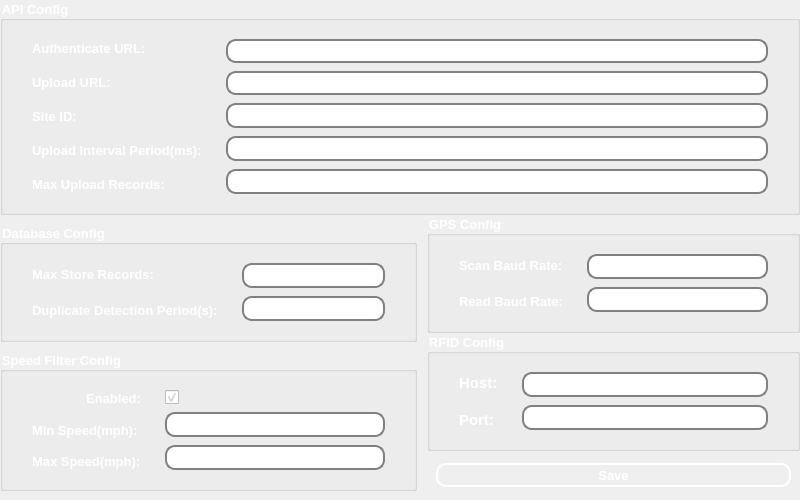
<?xml version="1.0" encoding="UTF-8"?>
<ui version="4.0">
 <class>SettingsScreen</class>
 <widget class="QWidget" name="SettingsScreen">
  <property name="geometry">
   <rect>
    <x>0</x>
    <y>0</y>
    <width>800</width>
    <height>500</height>
   </rect>
  </property>
  <property name="minimumSize">
   <size>
    <width>790</width>
    <height>500</height>
   </size>
  </property>
  <property name="windowTitle">
   <string>Settings</string>
  </property>
  <property name="styleSheet">
   <string notr="true"/>
  </property>
  <layout class="QVBoxLayout" name="verticalLayout_1">
   <property name="spacing">
    <number>0</number>
   </property>
   <property name="leftMargin">
    <number>0</number>
   </property>
   <property name="topMargin">
    <number>0</number>
   </property>
   <property name="rightMargin">
    <number>0</number>
   </property>
   <property name="bottomMargin">
    <number>0</number>
   </property>
   <item>
    <layout class="QVBoxLayout" name="verticalLayout">
     <item>
      <widget class="QGroupBox" name="groupBox_5">
       <property name="sizePolicy">
        <sizepolicy hsizetype="Preferred" vsizetype="Maximum">
         <horstretch>0</horstretch>
         <verstretch>0</verstretch>
        </sizepolicy>
       </property>
       <property name="font">
        <font>
         <pointsize>10</pointsize>
         <bold>true</bold>
        </font>
       </property>
       <property name="styleSheet">
        <string notr="true">QGroupBox::title {  
    color: white;  /* Change 'blue' to any color you want */ 
}</string>
       </property>
       <property name="title">
        <string>API Config</string>
       </property>
       <layout class="QHBoxLayout" name="horizontalLayout_1">
        <property name="leftMargin">
         <number>20</number>
        </property>
        <property name="rightMargin">
         <number>20</number>
        </property>
        <item>
         <widget class="QWidget" name="widget_1" native="true">
          <property name="sizePolicy">
           <sizepolicy hsizetype="Preferred" vsizetype="Maximum">
            <horstretch>0</horstretch>
            <verstretch>0</verstretch>
           </sizepolicy>
          </property>
          <layout class="QHBoxLayout" name="horizontalLayout_2">
           <property name="leftMargin">
            <number>0</number>
           </property>
           <property name="topMargin">
            <number>0</number>
           </property>
           <property name="rightMargin">
            <number>0</number>
           </property>
           <property name="bottomMargin">
            <number>0</number>
           </property>
           <item>
            <widget class="QWidget" name="widget_3" native="true">
             <property name="sizePolicy">
              <sizepolicy hsizetype="Maximum" vsizetype="Preferred">
               <horstretch>0</horstretch>
               <verstretch>0</verstretch>
              </sizepolicy>
             </property>
             <layout class="QVBoxLayout" name="verticalLayout_2">
              <property name="spacing">
               <number>15</number>
              </property>
              <item>
               <widget class="QLabel" name="label_1">
                <property name="font">
                 <font>
                  <pointsize>10</pointsize>
                  <bold>true</bold>
                 </font>
                </property>
                <property name="styleSheet">
                 <string notr="true">QLabel {  
    color: white;  /* Change 'blue' to your preferred color */  
}  </string>
                </property>
                <property name="text">
                 <string>Authenticate URL:</string>
                </property>
               </widget>
              </item>
              <item>
               <widget class="QLabel" name="label_2">
                <property name="font">
                 <font>
                  <pointsize>10</pointsize>
                  <bold>true</bold>
                 </font>
                </property>
                <property name="styleSheet">
                 <string notr="true">QLabel {  
    color: white;  /* Change 'blue' to your preferred color */  
}  </string>
                </property>
                <property name="text">
                 <string>Upload URL:</string>
                </property>
               </widget>
              </item>
              <item>
               <widget class="QLabel" name="label_3">
                <property name="font">
                 <font>
                  <pointsize>10</pointsize>
                  <bold>true</bold>
                 </font>
                </property>
                <property name="styleSheet">
                 <string notr="true">QLabel {  
    color: white;  /* Change 'blue' to your preferred color */  
}  </string>
                </property>
                <property name="text">
                 <string>Site ID:</string>
                </property>
               </widget>
              </item>
              <item>
               <widget class="QLabel" name="label_4">
                <property name="font">
                 <font>
                  <pointsize>10</pointsize>
                  <bold>true</bold>
                 </font>
                </property>
                <property name="styleSheet">
                 <string notr="true">QLabel {  
    color: white;  /* Change 'blue' to your preferred color */  
}  </string>
                </property>
                <property name="text">
                 <string>Upload Interval Period(ms):</string>
                </property>
               </widget>
              </item>
              <item>
               <widget class="QLabel" name="label_5">
                <property name="font">
                 <font>
                  <pointsize>10</pointsize>
                  <bold>true</bold>
                 </font>
                </property>
                <property name="styleSheet">
                 <string notr="true">QLabel {  
    color: white;  /* Change 'blue' to your preferred color */  
}  </string>
                </property>
                <property name="text">
                 <string>Max Upload Records:</string>
                </property>
               </widget>
              </item>
             </layout>
            </widget>
           </item>
           <item>
            <widget class="QWidget" name="widget_2" native="true">
             <property name="sizePolicy">
              <sizepolicy hsizetype="Preferred" vsizetype="Maximum">
               <horstretch>0</horstretch>
               <verstretch>0</verstretch>
              </sizepolicy>
             </property>
             <property name="styleSheet">
              <string notr="true">QLineEdit {  
    border: 2px solid gray;  
    border-radius: 10px;  
    padding: 2 8 2 8 px;  
    background: white;  
    selection-background-color: darkgray;  
}  </string>
             </property>
             <layout class="QVBoxLayout" name="verticalLayout_3">
              <property name="spacing">
               <number>8</number>
              </property>
              <item>
               <widget class="QLineEdit" name="edit_auth0_url">
                <property name="font">
                 <font>
                  <pointsize>7</pointsize>
                  <bold>false</bold>
                 </font>
                </property>
                <property name="text">
                 <string/>
                </property>
               </widget>
              </item>
              <item>
               <widget class="QLineEdit" name="edit_record_url">
                <property name="font">
                 <font>
                  <pointsize>7</pointsize>
                  <bold>false</bold>
                 </font>
                </property>
                <property name="text">
                 <string/>
                </property>
               </widget>
              </item>
              <item>
               <widget class="QLineEdit" name="edit_site_id">
                <property name="font">
                 <font>
                  <pointsize>10</pointsize>
                  <bold>true</bold>
                 </font>
                </property>
                <property name="text">
                 <string/>
                </property>
               </widget>
              </item>
              <item>
               <widget class="QLineEdit" name="edit_record_interval_ms">
                <property name="font">
                 <font>
                  <pointsize>10</pointsize>
                  <bold>true</bold>
                 </font>
                </property>
               </widget>
              </item>
              <item>
               <widget class="QLineEdit" name="edit_max_upload_records">
                <property name="font">
                 <font>
                  <pointsize>10</pointsize>
                  <bold>true</bold>
                 </font>
                </property>
               </widget>
              </item>
             </layout>
            </widget>
           </item>
          </layout>
         </widget>
        </item>
       </layout>
      </widget>
     </item>
     <item>
      <layout class="QHBoxLayout" name="horizontalLayout">
       <item>
        <layout class="QVBoxLayout" name="verticalLayout_4">
         <item>
          <widget class="QGroupBox" name="groupBox_db">
           <property name="sizePolicy">
            <sizepolicy hsizetype="Preferred" vsizetype="Maximum">
             <horstretch>0</horstretch>
             <verstretch>0</verstretch>
            </sizepolicy>
           </property>
           <property name="font">
            <font>
             <pointsize>10</pointsize>
             <bold>true</bold>
            </font>
           </property>
           <property name="styleSheet">
            <string notr="true">QGroupBox::title {  
    color: white;  /* Change 'blue' to any color you want */ 
}</string>
           </property>
           <property name="title">
            <string>Database Config</string>
           </property>
           <layout class="QHBoxLayout" name="horizontalLayout_3">
            <property name="leftMargin">
             <number>20</number>
            </property>
            <property name="rightMargin">
             <number>20</number>
            </property>
            <item>
             <widget class="QWidget" name="widget_db" native="true">
              <property name="sizePolicy">
               <sizepolicy hsizetype="Preferred" vsizetype="Maximum">
                <horstretch>0</horstretch>
                <verstretch>0</verstretch>
               </sizepolicy>
              </property>
              <layout class="QHBoxLayout" name="horizontalLayout_4">
               <property name="leftMargin">
                <number>0</number>
               </property>
               <property name="topMargin">
                <number>0</number>
               </property>
               <property name="rightMargin">
                <number>0</number>
               </property>
               <property name="bottomMargin">
                <number>0</number>
               </property>
               <item>
                <widget class="QWidget" name="widget_10" native="true">
                 <property name="sizePolicy">
                  <sizepolicy hsizetype="Maximum" vsizetype="Preferred">
                   <horstretch>0</horstretch>
                   <verstretch>0</verstretch>
                  </sizepolicy>
                 </property>
                 <layout class="QVBoxLayout" name="verticalLayout_5">
                  <property name="spacing">
                   <number>15</number>
                  </property>
                  <item>
                   <widget class="QLabel" name="label_10">
                    <property name="font">
                     <font>
                      <pointsize>10</pointsize>
                      <bold>true</bold>
                     </font>
                    </property>
                    <property name="styleSheet">
                     <string notr="true">QLabel {  
    color: white;  /* Change 'blue' to your preferred color */  
}  </string>
                    </property>
                    <property name="text">
                     <string>Max Store Records:</string>
                    </property>
                   </widget>
                  </item>
                  <item>
                   <widget class="QLabel" name="label_11">
                    <property name="font">
                     <font>
                      <pointsize>10</pointsize>
                      <bold>true</bold>
                     </font>
                    </property>
                    <property name="styleSheet">
                     <string notr="true">QLabel {  
    color: white;  /* Change 'blue' to your preferred color */  
}  </string>
                    </property>
                    <property name="text">
                     <string>Duplicate Detection Period(s):</string>
                    </property>
                   </widget>
                  </item>
                 </layout>
                </widget>
               </item>
               <item>
                <widget class="QWidget" name="widget_9" native="true">
                 <property name="sizePolicy">
                  <sizepolicy hsizetype="Preferred" vsizetype="Maximum">
                   <horstretch>0</horstretch>
                   <verstretch>0</verstretch>
                  </sizepolicy>
                 </property>
                 <property name="styleSheet">
                  <string notr="true">QLineEdit {  
    border: 2px solid gray;  
    border-radius: 10px;  
    padding: 2 8 2 8 px;  
    background: white;  
    selection-background-color: darkgray;  
}  </string>
                 </property>
                 <layout class="QVBoxLayout" name="verticalLayout_6">
                  <property name="spacing">
                   <number>8</number>
                  </property>
                  <item>
                   <widget class="QLineEdit" name="edit_max_records">
                    <property name="font">
                     <font>
                      <pointsize>10</pointsize>
                      <bold>true</bold>
                     </font>
                    </property>
                    <property name="text">
                     <string/>
                    </property>
                   </widget>
                  </item>
                  <item>
                   <widget class="QLineEdit" name="edit_duplicate_detection_seconds">
                    <property name="font">
                     <font>
                      <pointsize>10</pointsize>
                      <bold>true</bold>
                     </font>
                    </property>
                    <property name="text">
                     <string/>
                    </property>
                   </widget>
                  </item>
                 </layout>
                </widget>
               </item>
              </layout>
             </widget>
            </item>
           </layout>
          </widget>
         </item>
         <item>
          <widget class="QGroupBox" name="groupBox_speed">
           <property name="sizePolicy">
            <sizepolicy hsizetype="Preferred" vsizetype="Maximum">
             <horstretch>0</horstretch>
             <verstretch>0</verstretch>
            </sizepolicy>
           </property>
           <property name="font">
            <font>
             <pointsize>10</pointsize>
             <bold>true</bold>
            </font>
           </property>
           <property name="styleSheet">
            <string notr="true">QGroupBox::title {  
    color: white;  /* Change 'blue' to any color you want */ 
}</string>
           </property>
           <property name="title">
            <string>Speed Filter Config</string>
           </property>
           <layout class="QHBoxLayout" name="horizontalLayout_5">
            <property name="leftMargin">
             <number>20</number>
            </property>
            <property name="rightMargin">
             <number>20</number>
            </property>
            <item>
             <widget class="QWidget" name="widget_11" native="true">
              <property name="sizePolicy">
               <sizepolicy hsizetype="Preferred" vsizetype="Maximum">
                <horstretch>0</horstretch>
                <verstretch>0</verstretch>
               </sizepolicy>
              </property>
              <layout class="QHBoxLayout" name="horizontalLayout_6">
               <property name="leftMargin">
                <number>0</number>
               </property>
               <property name="topMargin">
                <number>0</number>
               </property>
               <property name="rightMargin">
                <number>0</number>
               </property>
               <property name="bottomMargin">
                <number>0</number>
               </property>
               <item>
                <widget class="QWidget" name="widget_13" native="true">
                 <property name="sizePolicy">
                  <sizepolicy hsizetype="Maximum" vsizetype="Preferred">
                   <horstretch>0</horstretch>
                   <verstretch>0</verstretch>
                  </sizepolicy>
                 </property>
                 <layout class="QVBoxLayout" name="verticalLayout_7">
                  <property name="spacing">
                   <number>15</number>
                  </property>
                  <item>
                   <widget class="QLabel" name="label_12">
                    <property name="font">
                     <font>
                      <pointsize>10</pointsize>
                      <bold>true</bold>
                     </font>
                    </property>
                    <property name="styleSheet">
                     <string notr="true">QLabel {  
    color: white;  /* Change 'blue' to your preferred color */  
}  </string>
                    </property>
                    <property name="text">
                     <string>Enabled:</string>
                    </property>
                    <property name="alignment">
                     <set>Qt::AlignmentFlag::AlignRight|Qt::AlignmentFlag::AlignTrailing|Qt::AlignmentFlag::AlignVCenter</set>
                    </property>
                   </widget>
                  </item>
                  <item>
                   <widget class="QLabel" name="label_13">
                    <property name="font">
                     <font>
                      <pointsize>10</pointsize>
                      <bold>true</bold>
                     </font>
                    </property>
                    <property name="styleSheet">
                     <string notr="true">QLabel {  
    color: white;  /* Change 'blue' to your preferred color */  
}  </string>
                    </property>
                    <property name="text">
                     <string>Min Speed(mph):</string>
                    </property>
                   </widget>
                  </item>
                  <item>
                   <widget class="QLabel" name="label_14">
                    <property name="font">
                     <font>
                      <pointsize>10</pointsize>
                      <bold>true</bold>
                     </font>
                    </property>
                    <property name="styleSheet">
                     <string notr="true">QLabel {  
    color: white;  /* Change 'blue' to your preferred color */  
}  </string>
                    </property>
                    <property name="text">
                     <string>Max Speed(mph):</string>
                    </property>
                   </widget>
                  </item>
                 </layout>
                </widget>
               </item>
               <item>
                <widget class="QWidget" name="widget_12" native="true">
                 <property name="sizePolicy">
                  <sizepolicy hsizetype="Preferred" vsizetype="Maximum">
                   <horstretch>0</horstretch>
                   <verstretch>0</verstretch>
                  </sizepolicy>
                 </property>
                 <property name="styleSheet">
                  <string notr="true">QLineEdit {  
    border: 2px solid gray;  
    border-radius: 10px;  
    padding: 2 8 2 8 px;  
    background: white;  
    selection-background-color: darkgray;  
}  </string>
                 </property>
                 <layout class="QVBoxLayout" name="verticalLayout_8">
                  <property name="spacing">
                   <number>8</number>
                  </property>
                  <item>
                   <widget class="QCheckBox" name="speed_enabled">
                    <property name="font">
                     <font>
                      <pointsize>7</pointsize>
                      <bold>true</bold>
                     </font>
                    </property>
                    <property name="focusPolicy">
                     <enum>Qt::FocusPolicy::StrongFocus</enum>
                    </property>
                    <property name="layoutDirection">
                     <enum>Qt::LayoutDirection::LeftToRight</enum>
                    </property>
                    <property name="styleSheet">
                     <string notr="true">QCheckBox{
	color: white; 
}

QCheckBox::indicator {  
    width: 14px;  
    height: 14px;  
}  

QCheckBox::indicator:unchecked {  
    border: 2px solid gray;  
    background-color: white;  
}

QCheckBox::indicator:checked { 
	border: 2px solid gray;   
    image: url(:/img/checkmark.png);  /* Use a custom image if needed */  
 }</string>
                    </property>
                    <property name="text">
                     <string/>
                    </property>
                    <property name="shortcut">
                     <string/>
                    </property>
                    <property name="checked">
                     <bool>true</bool>
                    </property>
                   </widget>
                  </item>
                  <item>
                   <widget class="QLineEdit" name="edit_min_speed">
                    <property name="font">
                     <font>
                      <pointsize>10</pointsize>
                      <bold>true</bold>
                     </font>
                    </property>
                    <property name="text">
                     <string/>
                    </property>
                   </widget>
                  </item>
                  <item>
                   <widget class="QLineEdit" name="edit_max_speed">
                    <property name="font">
                     <font>
                      <pointsize>10</pointsize>
                      <bold>true</bold>
                     </font>
                    </property>
                    <property name="text">
                     <string/>
                    </property>
                   </widget>
                  </item>
                 </layout>
                </widget>
               </item>
              </layout>
             </widget>
            </item>
           </layout>
          </widget>
         </item>
        </layout>
       </item>
       <item>
        <spacer name="horizontalSpacer">
         <property name="orientation">
          <enum>Qt::Orientation::Horizontal</enum>
         </property>
         <property name="sizeType">
          <enum>QSizePolicy::Policy::Minimum</enum>
         </property>
         <property name="sizeHint" stdset="0">
          <size>
           <width>10</width>
           <height>20</height>
          </size>
         </property>
        </spacer>
       </item>
       <item>
        <layout class="QVBoxLayout" name="verticalLayout_9">
         <item>
          <widget class="QGroupBox" name="groupBox_gps">
           <property name="sizePolicy">
            <sizepolicy hsizetype="Preferred" vsizetype="Maximum">
             <horstretch>0</horstretch>
             <verstretch>0</verstretch>
            </sizepolicy>
           </property>
           <property name="font">
            <font>
             <pointsize>10</pointsize>
             <bold>true</bold>
            </font>
           </property>
           <property name="styleSheet">
            <string notr="true">QGroupBox::title {  
    color: white;  /* Change 'blue' to any color you want */ 
}</string>
           </property>
           <property name="title">
            <string>GPS Config</string>
           </property>
           <layout class="QHBoxLayout" name="horizontalLayout_7">
            <property name="leftMargin">
             <number>20</number>
            </property>
            <property name="rightMargin">
             <number>20</number>
            </property>
            <item>
             <widget class="QWidget" name="widget_gps" native="true">
              <property name="sizePolicy">
               <sizepolicy hsizetype="Preferred" vsizetype="Maximum">
                <horstretch>0</horstretch>
                <verstretch>0</verstretch>
               </sizepolicy>
              </property>
              <layout class="QHBoxLayout" name="horizontalLayout_8">
               <property name="leftMargin">
                <number>0</number>
               </property>
               <property name="topMargin">
                <number>0</number>
               </property>
               <property name="rightMargin">
                <number>0</number>
               </property>
               <property name="bottomMargin">
                <number>0</number>
               </property>
               <item>
                <widget class="QWidget" name="widget_7" native="true">
                 <property name="sizePolicy">
                  <sizepolicy hsizetype="Maximum" vsizetype="Preferred">
                   <horstretch>0</horstretch>
                   <verstretch>0</verstretch>
                  </sizepolicy>
                 </property>
                 <layout class="QVBoxLayout" name="verticalLayout_10">
                  <property name="spacing">
                   <number>15</number>
                  </property>
                  <item>
                   <widget class="QLabel" name="label_8">
                    <property name="font">
                     <font>
                      <pointsize>10</pointsize>
                      <bold>true</bold>
                     </font>
                    </property>
                    <property name="styleSheet">
                     <string notr="true">QLabel {  
    color: white;  /* Change 'blue' to your preferred color */  
}  </string>
                    </property>
                    <property name="text">
                     <string>Scan Baud Rate:</string>
                    </property>
                   </widget>
                  </item>
                  <item>
                   <widget class="QLabel" name="label_9">
                    <property name="font">
                     <font>
                      <pointsize>10</pointsize>
                      <bold>true</bold>
                     </font>
                    </property>
                    <property name="styleSheet">
                     <string notr="true">QLabel {  
    color: white;  /* Change 'blue' to your preferred color */  
}  </string>
                    </property>
                    <property name="text">
                     <string>Read Baud Rate:</string>
                    </property>
                   </widget>
                  </item>
                 </layout>
                </widget>
               </item>
               <item>
                <widget class="QWidget" name="widget_6" native="true">
                 <property name="sizePolicy">
                  <sizepolicy hsizetype="Preferred" vsizetype="Maximum">
                   <horstretch>0</horstretch>
                   <verstretch>0</verstretch>
                  </sizepolicy>
                 </property>
                 <property name="styleSheet">
                  <string notr="true">QLineEdit {  
    border: 2px solid gray;  
    border-radius: 10px;  
    padding: 2 8 2 8 px;  
    background: white;  
    selection-background-color: darkgray;  
}  </string>
                 </property>
                 <layout class="QVBoxLayout" name="verticalLayout_11">
                  <property name="spacing">
                   <number>8</number>
                  </property>
                  <item>
                   <widget class="QLineEdit" name="edit_probe_baud_rate">
                    <property name="font">
                     <font>
                      <pointsize>10</pointsize>
                      <bold>true</bold>
                     </font>
                    </property>
                    <property name="text">
                     <string/>
                    </property>
                   </widget>
                  </item>
                  <item>
                   <widget class="QLineEdit" name="edit_baud_rate">
                    <property name="font">
                     <font>
                      <pointsize>10</pointsize>
                      <bold>true</bold>
                     </font>
                    </property>
                    <property name="text">
                     <string/>
                    </property>
                   </widget>
                  </item>
                 </layout>
                </widget>
               </item>
              </layout>
             </widget>
            </item>
           </layout>
          </widget>
         </item>
         <item>
          <widget class="QGroupBox" name="groupBox_1">
           <property name="sizePolicy">
            <sizepolicy hsizetype="Preferred" vsizetype="Maximum">
             <horstretch>0</horstretch>
             <verstretch>0</verstretch>
            </sizepolicy>
           </property>
           <property name="font">
            <font>
             <pointsize>10</pointsize>
             <bold>true</bold>
            </font>
           </property>
           <property name="styleSheet">
            <string notr="true">QGroupBox::title {  
    color: white;  /* Change 'blue' to any color you want */ 
}</string>
           </property>
           <property name="title">
            <string>RFID Config</string>
           </property>
           <layout class="QHBoxLayout" name="horizontalLayout_9">
            <property name="leftMargin">
             <number>20</number>
            </property>
            <property name="rightMargin">
             <number>20</number>
            </property>
            <item>
             <widget class="QWidget" name="widget_4" native="true">
              <property name="sizePolicy">
               <sizepolicy hsizetype="Preferred" vsizetype="Maximum">
                <horstretch>0</horstretch>
                <verstretch>0</verstretch>
               </sizepolicy>
              </property>
              <layout class="QHBoxLayout" name="horizontalLayout_10">
               <property name="leftMargin">
                <number>0</number>
               </property>
               <property name="topMargin">
                <number>0</number>
               </property>
               <property name="rightMargin">
                <number>0</number>
               </property>
               <property name="bottomMargin">
                <number>0</number>
               </property>
               <item>
                <widget class="QWidget" name="widget_8" native="true">
                 <property name="sizePolicy">
                  <sizepolicy hsizetype="Maximum" vsizetype="Preferred">
                   <horstretch>0</horstretch>
                   <verstretch>0</verstretch>
                  </sizepolicy>
                 </property>
                 <layout class="QVBoxLayout" name="verticalLayout_12">
                  <property name="spacing">
                   <number>15</number>
                  </property>
                  <item>
                   <widget class="QLabel" name="label_6">
                    <property name="font">
                     <font>
                      <pointsize>11</pointsize>
                      <bold>true</bold>
                     </font>
                    </property>
                    <property name="styleSheet">
                     <string notr="true">QLabel {  
    color: white;  /* Change 'blue' to your preferred color */  
}  </string>
                    </property>
                    <property name="text">
                     <string>Host:</string>
                    </property>
                   </widget>
                  </item>
                  <item>
                   <widget class="QLabel" name="label_7">
                    <property name="font">
                     <font>
                      <pointsize>11</pointsize>
                      <bold>true</bold>
                     </font>
                    </property>
                    <property name="styleSheet">
                     <string notr="true">QLabel {  
    color: white;  /* Change 'blue' to your preferred color */  
}  </string>
                    </property>
                    <property name="text">
                     <string>Port:</string>
                    </property>
                   </widget>
                  </item>
                 </layout>
                </widget>
               </item>
               <item>
                <widget class="QWidget" name="widget_5" native="true">
                 <property name="sizePolicy">
                  <sizepolicy hsizetype="Preferred" vsizetype="Maximum">
                   <horstretch>0</horstretch>
                   <verstretch>0</verstretch>
                  </sizepolicy>
                 </property>
                 <property name="styleSheet">
                  <string notr="true">QLineEdit {  
    border: 2px solid gray;  
    border-radius: 10px;  
    padding: 2 8 2 8 px;  
    background: white;  
    selection-background-color: darkgray;  
}  </string>
                 </property>
                 <layout class="QVBoxLayout" name="verticalLayout_13">
                  <property name="spacing">
                   <number>8</number>
                  </property>
                  <item>
                   <widget class="QLineEdit" name="edit_rfid_host">
                    <property name="font">
                     <font>
                      <pointsize>10</pointsize>
                      <bold>true</bold>
                     </font>
                    </property>
                    <property name="text">
                     <string/>
                    </property>
                   </widget>
                  </item>
                  <item>
                   <widget class="QLineEdit" name="edit_rfid_port">
                    <property name="font">
                     <font>
                      <pointsize>10</pointsize>
                      <bold>true</bold>
                     </font>
                    </property>
                    <property name="text">
                     <string/>
                    </property>
                   </widget>
                  </item>
                 </layout>
                </widget>
               </item>
              </layout>
             </widget>
            </item>
           </layout>
          </widget>
         </item>
         <item>
          <widget class="QWidget" name="widget_25" native="true">
           <layout class="QVBoxLayout" name="verticalLayout_18">
            <item>
             <widget class="QPushButton" name="setting_save_btn">
              <property name="font">
               <font>
                <pointsize>10</pointsize>
                <bold>true</bold>
               </font>
              </property>
              <property name="cursor">
               <cursorShape>PointingHandCursor</cursorShape>
              </property>
              <property name="styleSheet">
               <string notr="true">QPushButton {
	background-color: qlineargradient(spread:pad, x1:0, y1:0, x2:0, y2:1,   
                                      stop:0 #222222, stop:1 #aaaaaa);
    border: 2px solid white;  
    border-radius: 10px;  
    min-width: 80px;
	min-height: 20px;
	color: white;
} 

QPushButton:hover {  
    background-color: #a0a0a0; /* Slightly different green on hover */  
}  

QPushButton:pressed {  
    background-color: #909090; /* Darker green when pressed */  
}  </string>
              </property>
              <property name="text">
               <string>Save</string>
              </property>
             </widget>
            </item>
           </layout>
          </widget>
         </item>
        </layout>
       </item>
      </layout>
     </item>
    </layout>
   </item>
  </layout>
 </widget>
 <resources>
  <include location="../pl.qrc"/>
 </resources>
 <connections/>
</ui>
